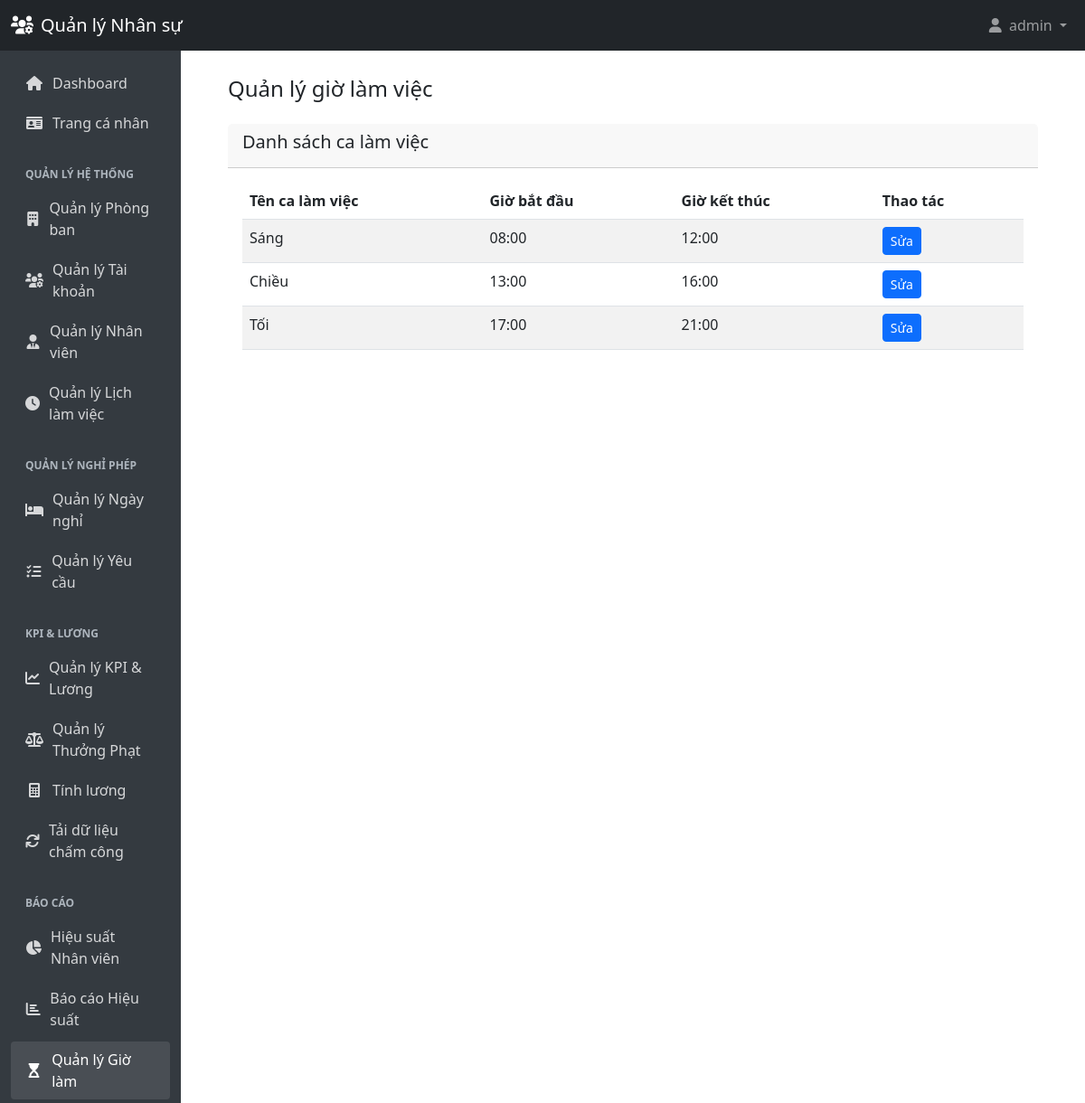
Screenshot of /pages/work_hours.php (signed in) with the database file from the repository.
### tables this page shows
CREATE TABLE `users` (
  `user_id` int(11) NOT NULL,
  `username` varchar(50) NOT NULL,
  `password` varchar(255) NOT NULL,
  `email` varchar(100) DEFAULT NULL,
  `role_id` int(11) NOT NULL,
  `created_at` timestamp NULL DEFAULT current_timestamp(),
  `is_locked` tinyint(1) DEFAULT 0
);

CREATE TABLE `shifts` (
  `shift_id` int(11) NOT NULL,
  `shift_name` varchar(50) NOT NULL,
  `start_time` time NOT NULL,
  `end_time` time NOT NULL
);

### config/db.php (called while the page is built, shortened)
<?php
$host = 'localhost';
$dbname = 'qlns';
$username = 'root';
$password = '';
$charset = 'utf8mb4';
$dsn = "mysql:host=$host;dbname=$dbname;charset=$charset";
$options = [
    PDO::ATTR_ERRMODE => PDO::ERRMODE_EXCEPTION,
    PDO::ATTR_DEFAULT_FETCH_MODE => PDO::FETCH_ASSOC,
    PDO::ATTR_EMULATE_PREPARES => false,
];
try {
    $pdo = new PDO($dsn, $username, $password, $options);
} catch (PDOException $e) {
    die("Lỗi kết nối cơ sở dữ liệu: " . $e->getMessage());
}
function getCurrentUser() {
    if (isset($_SESSION['user_id'])) {
        global $pdo;
        $stmt = $pdo->prepare("
            SELECT u.*, r.role_name
            FROM users u
            JOIN roles r ON u.role_id = r.role_id
            WHERE u.user_id = ?
        ");
        $stmt->execute([$_SESSION['user_id']]);
        return $stmt->fetch();
    }
    return false;
}
?>

### pages/work_hours.php (the view, shortened to what this page needs)
<?php
require_once dirname(__DIR__) . '/config/db.php';
$stmt = $pdo->query("SELECT * FROM shifts ORDER BY start_time");
$shifts = $stmt->fetchAll();
?>
<!DOCTYPE html>
<html lang="vi">
<head>
    <link rel="stylesheet" href="https://cdnjs.cloudflare.com/ajax/libs/bootstrap/5.3.0/css/bootstrap.min.css">
    <link rel="stylesheet" href="https://cdn.datatables.net/1.11.5/css/dataTables.bootstrap5.min.css">
    <link rel="stylesheet" href="https://cdnjs.cloudflare.com/ajax/libs/font-awesome/6.0.0/css/all.min.css">
</head>
<body>
    <?php include dirname(__DIR__) . '/partials/header.php'; ?>
    <main class="content px-3 py-2">
        <div class="container-fluid">
            <div class="mb-3">
                <h4>Quản lý giờ làm việc</h4>
            </div>
            <div class="card border-0 mt-4">
                <div class="card-header">
                    <h5 class="card-title">Danh sách ca làm việc</h5>
                </div>
                <div class="card-body">
                    <table id="shifts-table" class="table table-striped table-hover">
                        <thead>
                            <tr>
                                <th>Tên ca làm việc</th>
                                <th>Giờ bắt đầu</th>
                                <th>Giờ kết thúc</th>
                                <th>Thao tác</th>
                            </tr>
                        </thead>
                        <tbody>
                            <?php foreach ($shifts as $shift): ?>
                                <tr>
                                    <td><?php echo htmlspecialchars($shift['shift_name']); ?></td>
                                    <td><?php echo date('H:i', strtotime($shift['start_time'])); ?></td>
                                    <td><?php echo date('H:i', strtotime($shift['end_time'])); ?></td>
                                    <td>
                                        <button class="btn btn-sm btn-primary edit-shift"
                                            data-id="<?php echo $shift['shift_id']; ?>"
                                            data-name="<?php echo htmlspecialchars($shift['shift_name']); ?>"
                                            data-start="<?php echo $shift['start_time']; ?>"
                                            data-end="<?php echo $shift['end_time']; ?>">
                                            <i class="bi bi-pencil"></i> Sửa
                                        </button>
                                    </td>
                                </tr>
                            <?php endforeach; ?>
                        </tbody>
                    </table>
                </div>
            </div>
        </div>
    </main>
</body>
</html>

### partials/header.php (shortened to what this page needs)
<?php
require_once dirname(__DIR__) . '/config/db.php';
$currentUser = isset($_SESSION['user_id']) ? getCurrentUser() : false;
$currentPage = basename($_SERVER['PHP_SELF']);
?>
<!DOCTYPE html>
<html lang="vi">
<head>
    <link href="https://cdn.jsdelivr.net/npm/bootstrap@5.3.0-alpha1/dist/css/bootstrap.min.css" rel="stylesheet">
    <link rel="stylesheet" href="https://cdnjs.cloudflare.com/ajax/libs/font-awesome/6.0.0/css/all.min.css">
</head>
<body>
    <nav class="navbar navbar-expand-lg navbar-dark bg-dark">
        <div class="container-fluid">
            <a class="navbar-brand" href="#">
                <i class="fas fa-users-cog me-2"></i>Quản lý Nhân sự
            </a>
            <div class="collapse navbar-collapse" id="navbarNav">
                <ul class="navbar-nav ms-auto">
                    <?php if ($currentUser): ?>
                        <li class="nav-item dropdown">
                            <a class="nav-link dropdown-toggle" href="#" id="navbarDropdown" role="button"
                                data-bs-toggle="dropdown">
                                <i class="fas fa-user me-1"></i> <?php echo htmlspecialchars($currentUser['username']); ?>
                            </a>
                        </li>
                    <?php endif; ?>
                </ul>
            </div>
        </div>
    </nav>
    <div class="container-fluid">
        <div class="row">
            <?php if ($currentUser): ?>
                <div class="col-md-3 col-lg-2 d-md-block sidebar collapse">
                    <div class="position-sticky">
                        <ul class="nav flex-column">
                            <?php
                            function isActive($pageName) {
                                global $currentPage;
                                return $currentPage == $pageName ? 'active' : '';
                            }
                            function renderMenuItem($icon, $title, $link, $activePage = null) {
                                $activeClass = $activePage ? isActive($activePage) : '';
                                echo '<li class="nav-item">
                                    <a class="nav-link ' . $activeClass . '" href="' . $link . '">
                                        <i class="' . $icon . '"></i> ' . $title . '
                                    </a>
                                </li>';
                            }
                            function renderSectionTitle($title) {
                                echo '<div class="menu-section-title">' . $title . '</div>';
                            }
                            if ($currentUser['role_name'] == 'Admin' || $currentUser['role_name'] == 'Quản Lý Nhân Sự'):
                            renderMenuItem('fas fa-home', 'Dashboard', 'dashboard.php', 'dashboard.php');
                        endif;
                            if ($currentUser['role_name'] == 'Admin' || $currentUser['role_name'] == 'Quản Lý Nhân Sự'):
                                renderSectionTitle('Quản lý hệ thống');
                            endif;
                            if ($currentUser['role_name'] != 'Nhân viên'):
                                renderMenuItem('fas fa-hourglass-start', 'Quản lý Giờ làm', 'work_hours.php', 'work_hours.php');
                            endif;
                            ?>
                        </ul>
                    </div>
                </div>
                <main class="col-md-9 ms-sm-auto col-lg-10 px-md-4 content">
            <?php else: ?>
                <main class="col-12 content">
            <?php endif; ?>

### partials/header.php (style rules this page uses)
:root { --sidebar-bg: #343a40; --sidebar-link: rgba(255, 255, 255, 0.8); --sidebar-hover: #fff; --sidebar-active-bg: rgba(255, 255, 255, 0.1); }
.sidebar { min-height: calc(100vh - 56px); background-color: var(--sidebar-bg); padding-top: 1rem; }
.sidebar .nav-link { color: var(--sidebar-link); padding: 0.5rem 1rem; margin-bottom: 0.25rem; border-radius: 0.25rem; transition: all 0.2s ease; display: flex; align-items: center; }
.sidebar .nav-link.active { color: var(--sidebar-hover); background-color: var(--sidebar-active-bg); font-weight: 500; }
.sidebar .nav-link i { margin-right: 10px; width: 20px; text-align: center; }
.content { padding: 20px; }
.menu-section-title { color: #adb5bd; text-transform: uppercase; font-size: 0.75rem; font-weight: 600; padding: 0.5rem 1rem; margin-top: 1rem; }

### rows the page displays
users: username "admin"
shifts: shift_name "Sáng", start_time "08:00", end_time "12:00"
shifts: shift_name "Chiều", start_time "13:00", end_time "16:00"
shifts: shift_name "Tối", start_time "17:00", end_time "21:00"

### other values shown
$title "QUẢN LÝ HỆ THỐNG QUẢN LÝ NGHỈ PHÉP KPI & LƯƠNG BÁO CÁO"
